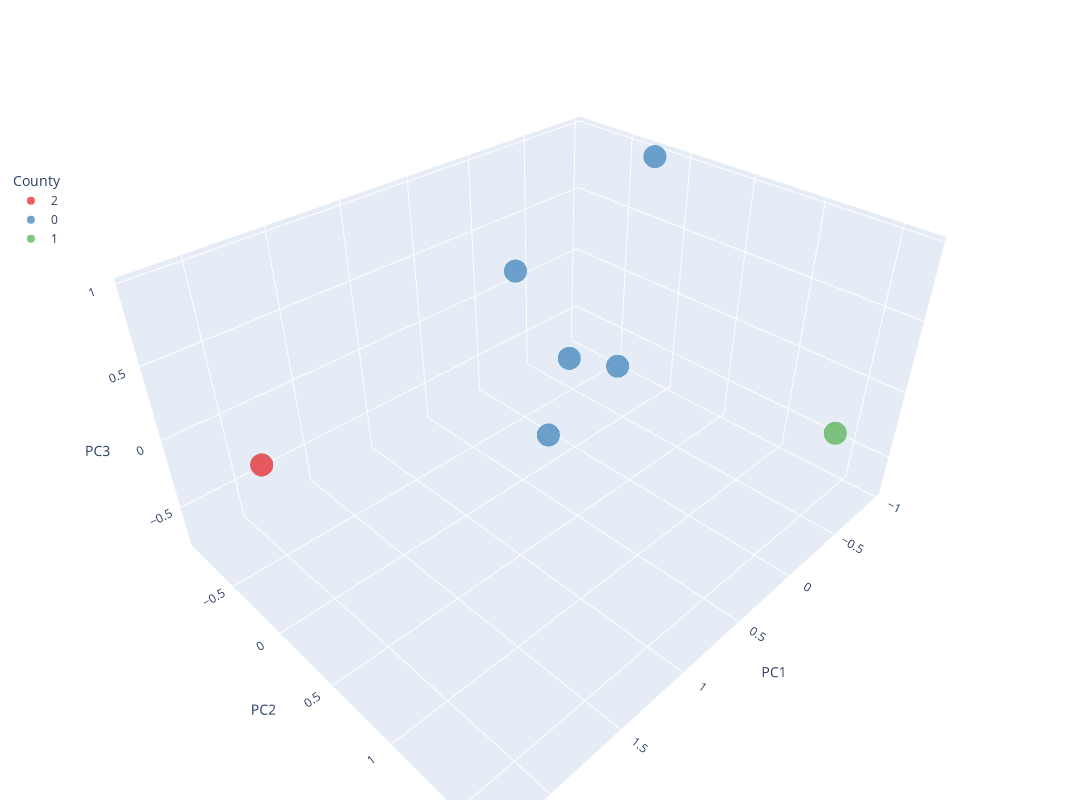

Source (notebook cell):
### Markdown cell above
## 3 Dimensional PCA

### Code cell
# Now apply PCA to reduce to 3 dimensions
pca = PCA(n_components=3)
principal_components = pca.fit_transform(features)

# Create a DataFrame with the reduced dimensions and cluster labels
pca_df = pd.DataFrame(data=principal_components, columns=['PC1', 'PC2', 'PC3'])
pca_df.index = features.index
pca_df['Cluster'] = clusters

# Set Cluster to categorical
pca_df['Cluster'] = pca_df['Cluster'].astype('category')

# 3D scatter plot with color-coded clusters
fig = px.scatter_3d(pca_df, x='PC1', y='PC2', z='PC3', color='Cluster', opacity=0.7, size_max=10, labels={'Cluster': 'Cluster'},
                    width=1100, height=800, color_discrete_sequence=px.colors.qualitative.Set1)
fig.update_layout(margin=dict(l=0, r=0, b=0, t=0))
fig.update_layout(legend_title_text='County', legend=dict(yanchor="top", y=0.79, xanchor="left", x=0.01))
fig.show()

### Figure 1 — Plotly figure (JSON) as saved in the notebook; plotly's stock layout.template omitted (floating-point values rounded to 4 significant figures)
{"data": [{"hovertemplate": "Cluster=2<br>PC1=%{x}<br>PC2=%{y}<br>PC3=%{z}<extra></extra>", "legendgroup": "2", "marker": {"color": "rgb(228,26,28)", "opacity": 0.7, "symbol": "circle"}, "mode": "markers", "name": "2", "scene": "scene", "showlegend": true, "type": "scatter3d", "x": [2.265], "y": [0.006897], "z": [0.3434]}, {"hovertemplate": "Cluster=0<br>PC1=%{x}<br>PC2=%{y}<br>PC3=%{z}<extra></extra>", "legendgroup": "0", "marker": {"color": "rgb(55,126,184)", "opacity": 0.7, "symbol": "circle"}, "mode": "markers", "name": "0", "scene": "scene", "showlegend": true, "type": "scatter3d", "x": [-0.3162, 0.08442, -0.3536, -0.3593, -0.9445], "y": [-0.9119, -0.1798, 0.04885, -0.4106, -0.2188], "z": [0.1105, -0.7487, -0.2727, -0.4208, 0.9774]}, {"hovertemplate": "Cluster=1<br>PC1=%{x}<br>PC2=%{y}<br>PC3=%{z}<extra></extra>", "legendgroup": "1", "marker": {"color": "rgb(77,175,74)", "opacity": 0.7, "symbol": "circle"}, "mode": "markers", "name": "1", "scene": "scene", "showlegend": true, "type": "scatter3d", "x": [-0.3758], "y": [1.665], "z": [0.01092]}], "layout": {"height": 800, "legend": {"title": {"text": "County"}, "tracegroupgap": 0, "x": 0.01, "xanchor": "left", "y": 0.79, "yanchor": "top"}, "margin": {"b": 0, "l": 0, "r": 0, "t": 0}, "scene": {"domain": {"x": [0, 1], "y": [0, 1]}, "xaxis": {"title": {"text": "PC1"}}, "yaxis": {"title": {"text": "PC2"}}, "zaxis": {"title": {"text": "PC3"}}}, "width": 1100}}
